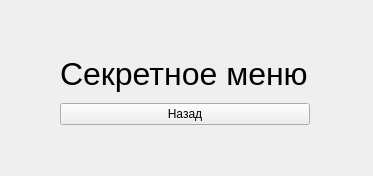
<?xml version="1.0" encoding="UTF-8"?>
<ui version="4.0">
 <class>SecretMenu</class>
 <widget class="QWidget" name="SecretMenu">
  <property name="geometry">
   <rect>
    <x>0</x>
    <y>0</y>
    <width>373</width>
    <height>176</height>
   </rect>
  </property>
  <property name="windowTitle">
   <string>SecretMenu</string>
  </property>
  <widget class="QWidget" name="">
   <property name="geometry">
    <rect>
     <x>60</x>
     <y>50</y>
     <width>250</width>
     <height>75</height>
    </rect>
   </property>
   <layout class="QVBoxLayout" name="verticalLayout">
    <item>
     <widget class="QLabel" name="label">
      <property name="font">
       <font>
        <pointsize>24</pointsize>
       </font>
      </property>
      <property name="text">
       <string>Секретное меню</string>
      </property>
     </widget>
    </item>
    <item>
     <widget class="QPushButton" name="pushButton">
      <property name="text">
       <string>Назад</string>
      </property>
     </widget>
    </item>
   </layout>
  </widget>
 </widget>
 <resources/>
 <connections/>
</ui>
